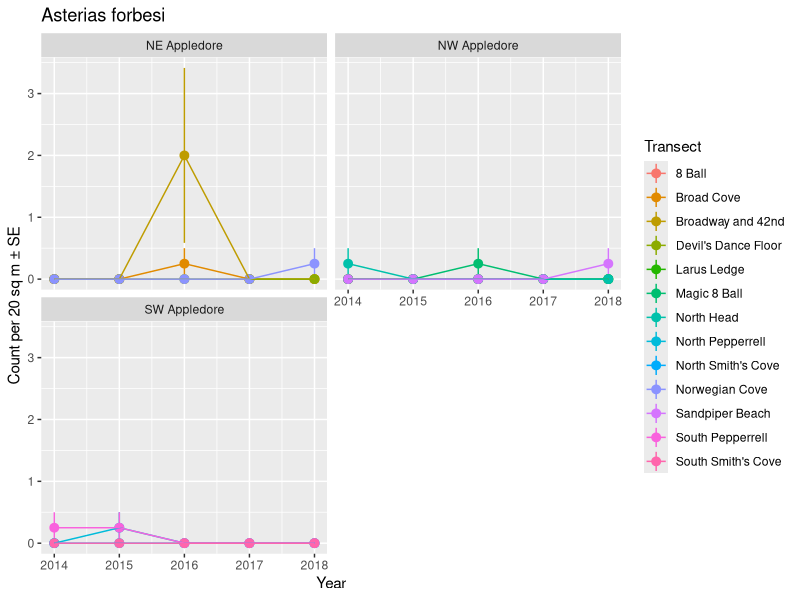
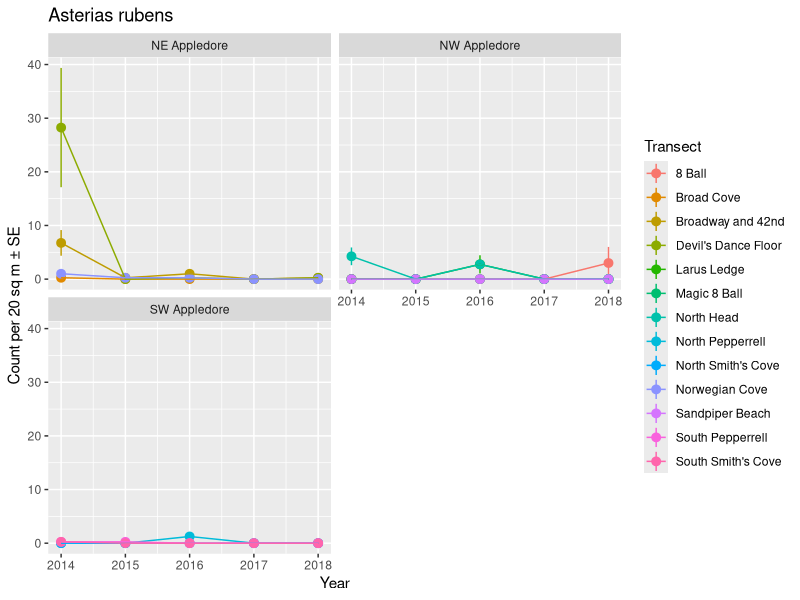
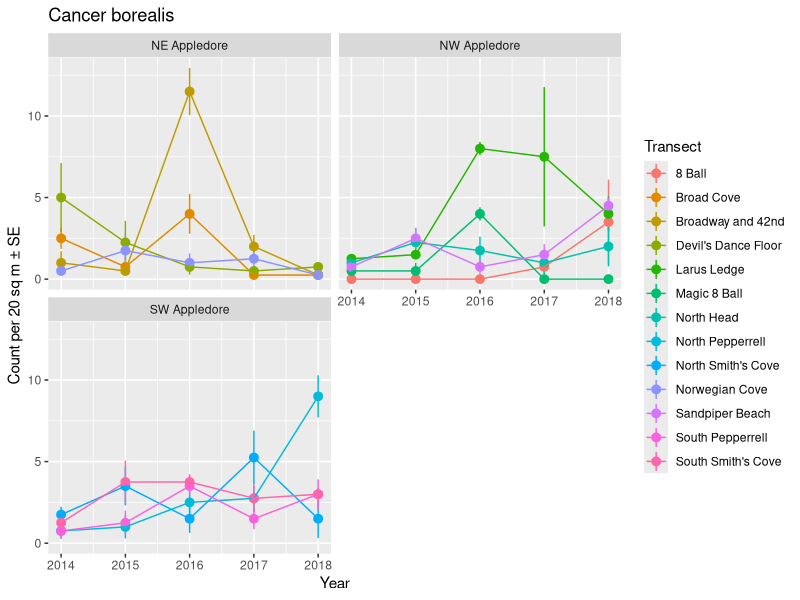
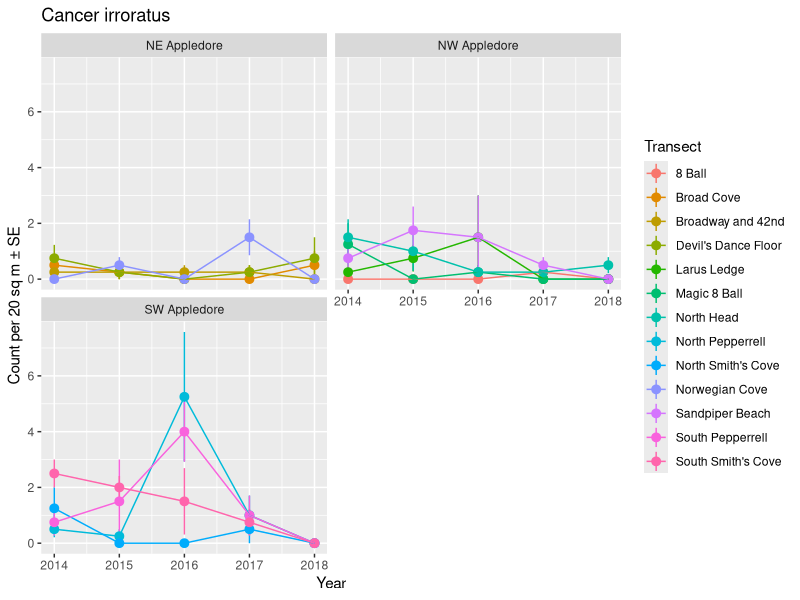
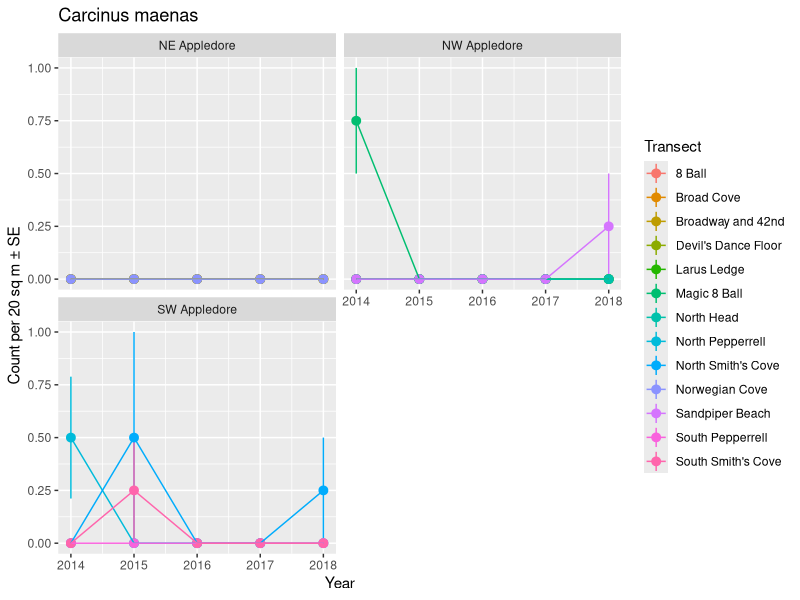
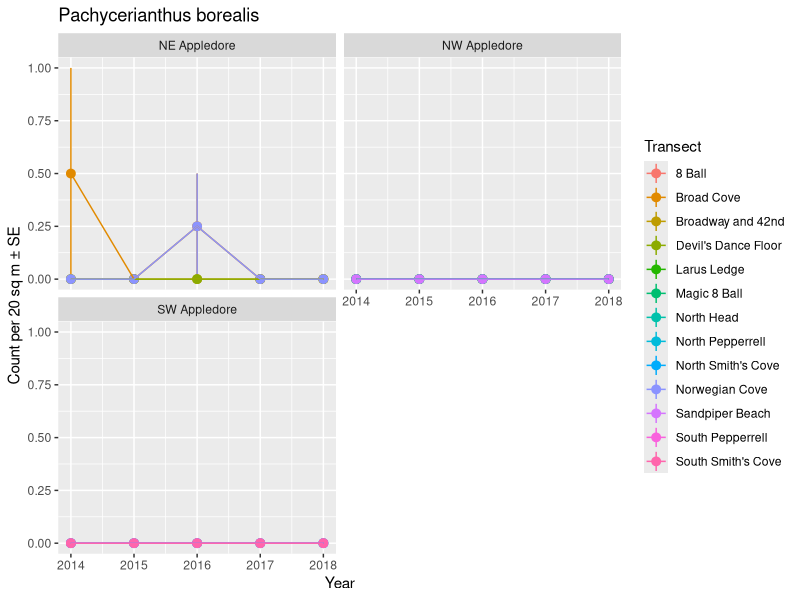
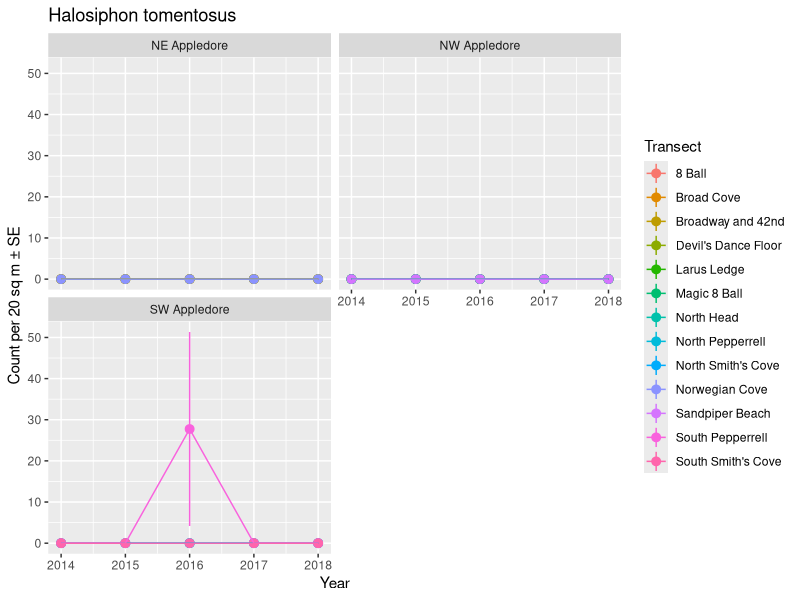
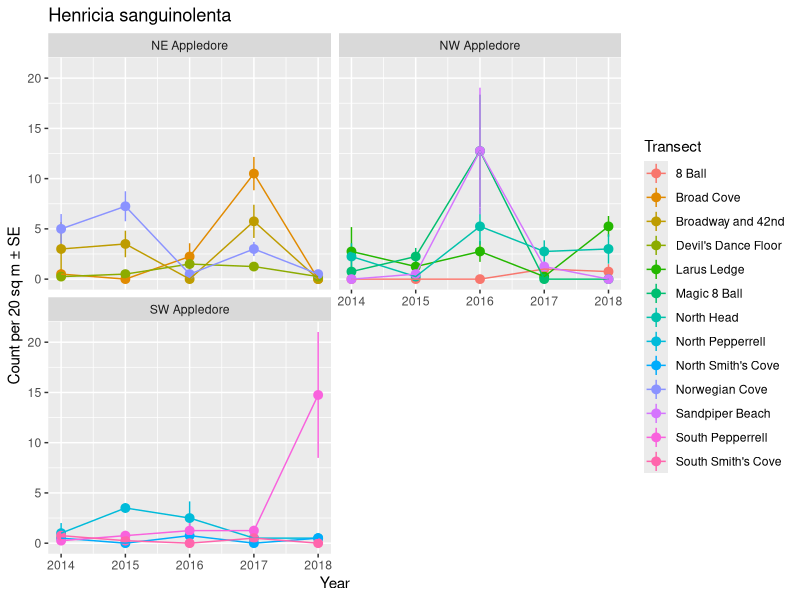

These charts were generated, in order, by the following R code:
## ---- chunk 1
knitr::opts_chunk$set(echo = TRUE)
knitr::opts_knit$set(root.dir = here::here())
## ---- chunk 2
library(dplyr)
library(readr)
library(purrr)
library(ggplot2)
#library(glmmTMB)
library(lme4)
library(broom.mixed)
library(tidyr)

swath <- read_csv("data/keen/keen_swath.csv") %>%
  tidyr::drop_na(SPECIES) %>%
  filter(is.na(SIZE) | SIZE == "<10cm") %>%
  filter(!(SP_CODE %in% c("CUFR", "CYLU",
                          "MYOC", "MYSC",
                          "ULSP", "TAAD"))) %>% #too few obs
  complete(YEAR, nesting(SITE, 
           TRANSECT, SIDE, QUAD), SP_CODE,
           fill = list(COUNT = 0)) %>% #because data is long
  group_by(SP_CODE) %>% #fix NAs creates
  mutate(SPECIES = na.omit(unique(SPECIES)),
         COMMON.NAME = na.omit(unique(COMMON.NAME))) %>%
  ungroup()

knitr::kable(swath %>%
               select(SP_CODE, COMMON.NAME, SPECIES) %>%
               group_by(SP_CODE, COMMON.NAME, SPECIES) %>% 
               slice(1L) %>% 
               ungroup(),
             "html") %>%
  kableExtra::kable_styling()
## ---- chunk 3
tseries_plot <- function(adf){
  
  ggplot(adf,
         aes(y = COUNT, x = YEAR,
             color = TRANSECT)) +
    stat_summary(fun.data = mean_se) +
    stat_summary(fun.data = mean_se, geom = "line") +
    facet_wrap(~SITE, nrow = 2) +
    labs(color = "Transect", 
         y = "Count per 20 sq m ± SE",  x = "Year",
         title = adf$SPECIES[1])
}

tseries_fun <- function(adf){
  # glmmTMB(COUNT ~ YEAR * SITE + (1|TRANSECT),
  #              data = adf,
               # family = gaussian)
  lmer(COUNT ~ YEAR * SITE + (1|TRANSECT),
               data = adf)
}

generate_output <- function(adf){
  cat(paste0("## ", adf$SPECIES[1], "  \n<br>"))
  
  tseries_plot(adf) %>% print()
  
  tseries_fun(adf) %>% 
    car::Anova(test.statistic  = "Chisq") %>% 
    tidy() %>%
    knitr::kable("html", digits = 3) %>% 
    kableExtra::kable_styling() %>%
    print
  
  cat("\n\n")
}
## ---- chunk 4
walk(split(swath, swath$SP_CODE), generate_output)
